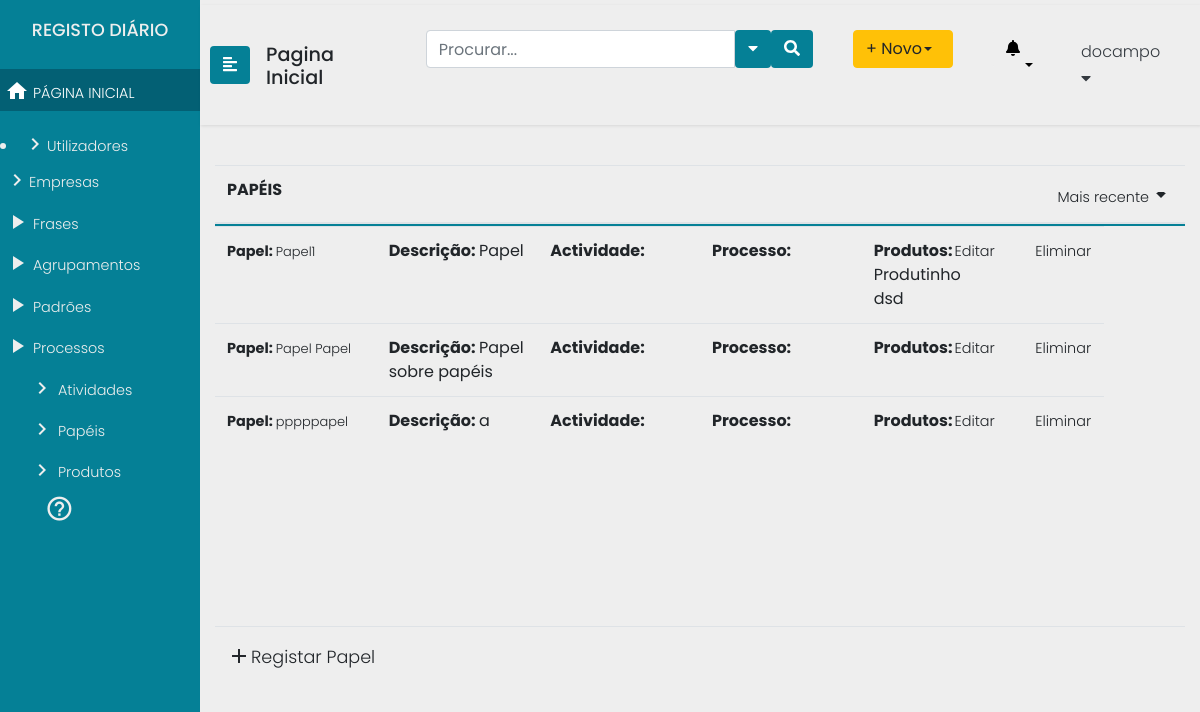
The page /papeis (signed in) on the database as committed earlier.
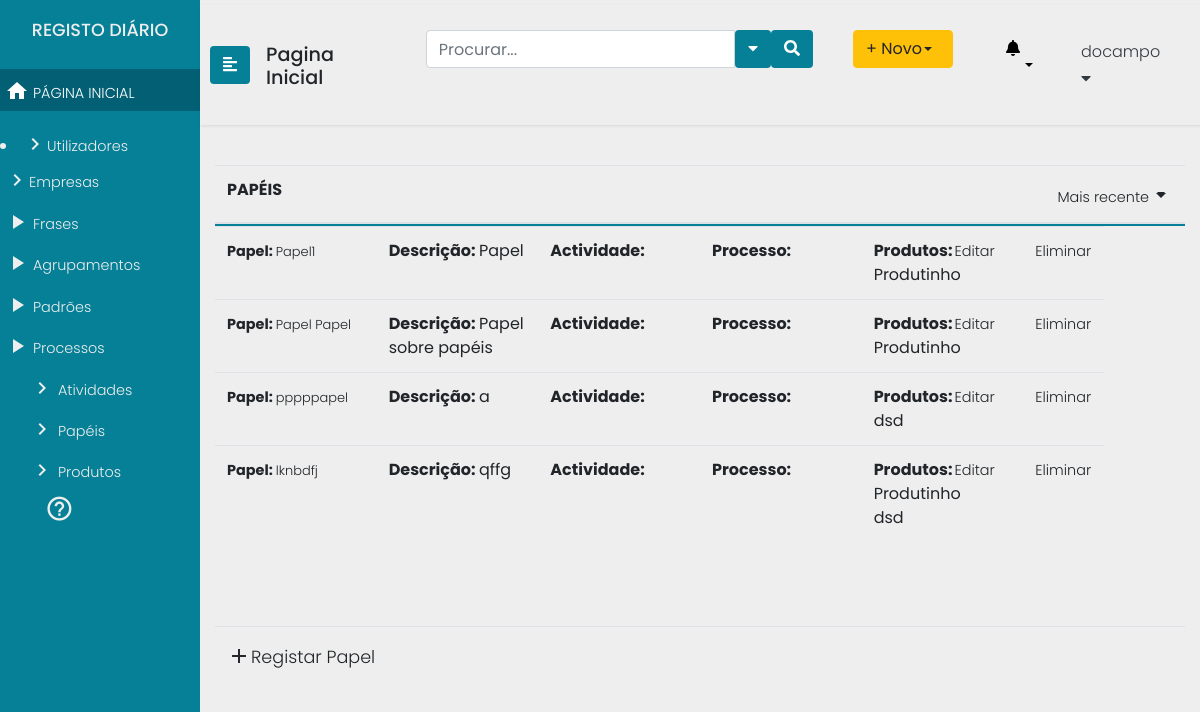
The same page on the database as committed later.
### Users/models.py (models this page shows)
class User(AbstractUser):
    id = models.AutoField(db_column='ID',primary_key=True)
    username = models.CharField(db_column='UserName',
                                max_length=255,
                                unique=True,
                                blank=True,
                                null=True)
    useremail = models.CharField(db_column='UserEmail',
                                 max_length=255,
                                 blank=True,
                                 null=True)
    password = models.CharField(db_column='Password',
                                max_length=255,
                                blank=True, null=True)
    organization = models.ForeignKey(Organization, null=True,blank=True, on_delete=models.SET_NULL)
    class Meta:
        managed = True
        db_table = 'User'
        permissions = (
            ("test_GProc", "Teste de permissao geral Gestor de Processos"),
            ("test_Analist", "Teste de permissao geral Analista"),
            ("test_Func", "Teste de permissao geral Funcionário"),
            ("test_Admin", "Teste de permissao geral Administrador"),)

### processes/models.py (models this page shows, shortened)
class Role(models.Model):
    role_name = models.CharField(max_length=200)
    description = models.TextField(max_length=200)
    product = models.ManyToManyField('Product', blank=True)

class Product(models.Model):
    product_name = models.CharField(max_length=200)
    product_type = models.CharField(max_length=1)
    product_format = models.CharField(max_length=200)
    activity = models.ManyToManyField(Activity, blank=True)
    def __str__(self):
        return self.product_name

### processes/views.py (the view)
# urls.py: path("papeis", views.papeis, name="papeis"),
@login_required(login_url='/login2')
def papeis(request):
	return render(request=request,
				  template_name="processes/papeis.html",
				   context={"procs": Process.objects.all(), "acts": Activity.objects.all(),
				   			"roles": Role.objects.all()	, "users" : User.objects.all(),
							  "prods" : Product.objects.all(),
				   }
				   )

### templates/processes/papeis.html (shortened to what this page needs)
{% extends "processes/header2.html" %}
				{% block content %}
				{% if perms.Users.test_GProc or  perms.Users.test_Analist %}
				{% include "processes/includes/sidenav.html" %}
				<div class="container">
					<table class="table table-hover header-fixed">
						<thead>
							<tr class="d-flex">
								<th class="col-9">PAPÉIS</th>
								<th class="col-3 text-right">
									<a class="dropdown-toggle" id="sidebarCollapse" data-toggle="dropdown" href="#" role="button" aria-haspopup="true" aria-expanded="false"><span>Mais recente</span><i class="material-icons">arrow_drop_down</i></a>
								</th>
							</tr>
						</thead>
						<tbody>
								{% for role in roles %}
								<tr class="d-flex">
										<td class="col-2"><span><b>Papel: </b><a href="/papeis/RoleDetail/{{role.id}}">{{role.role_name}} </a></span></td>
										<td class="col-2"><b>Descrição: </b>{{role.description}}</span></td>
										<td class="col-2"><b>Actividade: </b>{{role.activity}}</span></td>
										<td class="col-2"><b>Processo: </b> {{role.activity.process}}</td>
										<td class="col-1"><b>Produtos: </b>
										{% for prod in role.product.all %}
										 <br>{{prod}}
										{% endfor %}</td>
										<td class="col-1"><b><a href="/papeis/RoleUpdate/{{role.id}} ">Editar</a></span></td>
										<td class="col-1"><b><a href="/papeis/RoleDelete/{{role.id}} ">Eliminar</a></span></td>
									</tr>
									{% endfor %}
						</tbody>
						<tfoot>
							<tr class="d-flex">
								<td class="col-9"><b><a href="/papeis/RoleCreate" class="novo"><i class="material-icons">add</i>Registar Papel</a></b></td>
								<td class="col-3 text-right"></td>
							</tr>
						</tfoot>
					</table>
            </div>
		</div>
		{% endif %}
		{% endblock %}

### templates/processes/header2.html (shortened to what this page needs)
<!DOCTYPE html>
<head>
  {% load static %}
<link rel="stylesheet" href="https://stackpath.bootstrapcdn.com/bootstrap/4.1.0/css/bootstrap.min.css">
  <link href="{% static 'processes/css/menu.css' %}" rel="stylesheet">
  <link href="{% static 'processes/css/acts.css' %}" rel="stylesheet">
</head>
<body>
    {% block content %}
    {% endblock %}
  </body>

### templates/processes/includes/sidenav.html (shortened to what this page needs)
	<div class="wrapper">
		<nav id="sidebar" class="navbar-info" style="background:#058096;">
			<div class="sidebar-header" style="background:#058096;">
				<h4>REGISTO DIÁRIO </h4>
			</div>
			<ul class="list-unstyled components">
				<li class="active">
					<a href="/"><i class="material-icons">home</i> PÁGINA INICIAL</a>
				</li>
			</ul>
			{% if perms.Users.test_Admin %}
			{% include "processes/includes/sidenavcont_admin.html" %}
			{% endif %}
			{% if perms.Users.test_Func %}
			{% include "processes/includes/sidenavcont_func.html" %}
			{% endif %}
			{% if perms.Users.test_GProc or  perms.Users.test_Analist %}
			{% include "processes/includes/sidenavcont_gpanalist.html" %}
			{% endif %}
<div class="CTAs">
                    <a href="#"><i class="material-icons">help_outline</i></a>
				</div>
			</nav>
			<div id="content">
				<nav class="navbar navbar-expand-lg navbar-light">
					<button type="button" id="sidebarCollapse" class="btn text-white" style="background:#058096;">
                        <i class="fas fa-align-left"></i>
					</button>
					<div class="navegation">
						<h3 style="margin-top:10px;">Pagina Inicial</h3>
					</div>
					<div class="collapse navbar-collapse" id="navbarTogglerDemo03">
						<ul class="navbar-nav ml-auto mt-2 mt-lg-0">
							<li class="sidebar-search nav-item active">
								<form class="form-inline input-group  custom-search-form">
									<input type="text"  class="form-control" placeholder="Procurar...">
									<button class="btn btn-default text-white" type="button"  data-toggle="dropdown" aria-haspopup="true" aria-expanded="false">
										<i class="fa fa-caret-down"></i>
									</button>
									<span class="input-group-btn">
										<button class="btn btn-default text-white">
											<i class="fa fa-search"></i>
										</button>
									</span>
								</form>
							</li>
							<li class="nav-item">
								<div class="btn-group">
									<button type="button" class="btn btn-warning dropdown-toggle text-left" style="width:100px;" data-toggle="dropdown" aria-haspopup="true" aria-expanded="false">+ Novo </button>
								</div>
							</li>
							<li class="dropdown for-notification">
								<button class="btn btn-default dropdown-toggle notification" type="button" id="notification" data-toggle="dropdown" aria-haspopup="true" aria-expanded="false">
									<i class="fa fa-bell"></i>
								</button>
							</li>
							<li class="nav-item dropdown">
								<a class="nav-link text-left text-dark" style="font-size:1em;" data-toggle="dropdown" href="#" role="button" aria-haspopup="true" aria-expanded="false">{{user.username}}<i class="fa fa-caret-down"></i></a>
							</li>
						</ul>
					</div>
				</nav>

### templates/processes/includes/sidenavcont_admin.html
	<li>
		<a href="/utilizadores"><i class="material-icons">keyboard_arrow_right</i>Utilizadores</a>
	</li>
	<ul class="list-unstyled components">
		<li>
			<a href="/empresas"><i class="material-icons">keyboard_arrow_right</i>Empresas</a>
		</li>

### templates/processes/includes/sidenavcont_func.html
<li>
	<a href="#"><i class="material-icons">play_arrow</i> Frases</a>
</li>

### templates/processes/includes/sidenavcont_gpanalist.html
			<li>
				<a href="#"><i class="material-icons">play_arrow</i> Agrupamentos</a>
			</li>
<li>
    <a href="#"><i class="material-icons">play_arrow</i> Padrões</a>
</li>
<li>
    <a href="/processos"><i class="material-icons">play_arrow</i> Processos</a>
</li>
<ul class="list-unstyled components">
    <li>
        <a href="/actividades"><i class="material-icons">keyboard_arrow_right</i> Atividades</a>
    </li>
    <li>
        <a href="/papeis"><i class="material-icons">keyboard_arrow_right</i> Papéis</a>
    </li>
    <li>
        <a href="/produtos"><i class="material-icons">keyboard_arrow_right</i> Produtos</a>
	</li>

### processes/static/processes/css/menu.css (style rules this page uses)
body { font-family: 'Poppins', sans-serif; background: #eee; }
h3 { font-family: 'Poppins', sans-serif; font-size: 1.2em; }
h4 { font-family: 'Poppins', sans-serif; font-size: 1.1em; }
p,a { font-family: 'Poppins', sans-serif; font-size: 0.9em; font-weight: 300; line-height: 1.7em; color: #999; }
a,a:hover,a:focus { color: inherit; text-decoration: none; transition: all 0.3s; }
.navbar { padding: 15px 10px; border: none; border-radius: 0; margin-bottom: 40px; box-shadow: 1px 1px 3px rgba(0, 0, 0, 0.1); }
.wrapper { display: flex; width: 100%; align-items: stretch; }
#sidebar { min-width: 200px; max-width: 200px; color: #eeeeee; transition: all 0.3s; }
#sidebar .sidebar-header { padding: 20px 0px 20px 0px; text-align: center; background: #000; }
#sidebar ul.components { padding: 0px 0px 0px 0px; }
a i { position: relative; top: 5px; font-size: 0.9em; }
#sidebar ul li a { padding: 5px; font-size: 0.9em; display: block; }
#sidebar ul li.active>a { color: #fff; background: #036074; }
.dropdown-toggle::after { display: block; position: absolute; top: 50%; right: 20px; transform: translateY(-50%); }
ul ul a { font-size: 0.9em !important; padding-left: 30px !important; background: #058096; }
.CTAs { padding:0px 0px 0px 0px; }
.CTAs a { bottom:10px; display: block; border-radius: 5px; margin-left: 15px; }
.CTAs a i { font-size:2em; }
.collapse ul li { padding:10px 20px 10px 20px; }
#content { width: 100vw; padding: 5px 0px 5px 0px; min-height: 100vh; transition: all 0.3s; }
thead > tr { border-bottom: 2px solid #058096; }
td span { font-size:0.9em; }
.novo { font-size:1.1em; }
form button { background:#058096; }
.header-fixed { width: 100%; }
.header-fixed > thead, .header-fixed > tbody, .header-fixed > thead > tr, .header-fixed > tbody > tr, .header-fixed > thead > tr > th, .header-fixed > tbody > tr > td { display: block; }
.header-fixed > tbody > tr:after, .header-fixed > thead > tr:after { content: ' '; display: block; visibility: hidden; clear: both; }
.header-fixed > tbody { overflow-y: auto; height: 50vh; }
.header-fixed > tbody > tr > td, .header-fixed > thead > tr > th { width: 20%; float: left; }
.notification { background:#EEEEEE; }
.navegation { padding: 0px 1em; }

Rows that differ between the two databases and show on the page:
changed Role "Papel": loses Product (product_name "dsd")
changed Role "Papel sobre papéis": gains Product (product_name "Produtinho")
changed Role "pppppapel": gains Product (product_name "dsd")
added Role: role_name "lknbdfj", description "qffg", Product (product_name "Produtinho"), Product (product_name "dsd")
